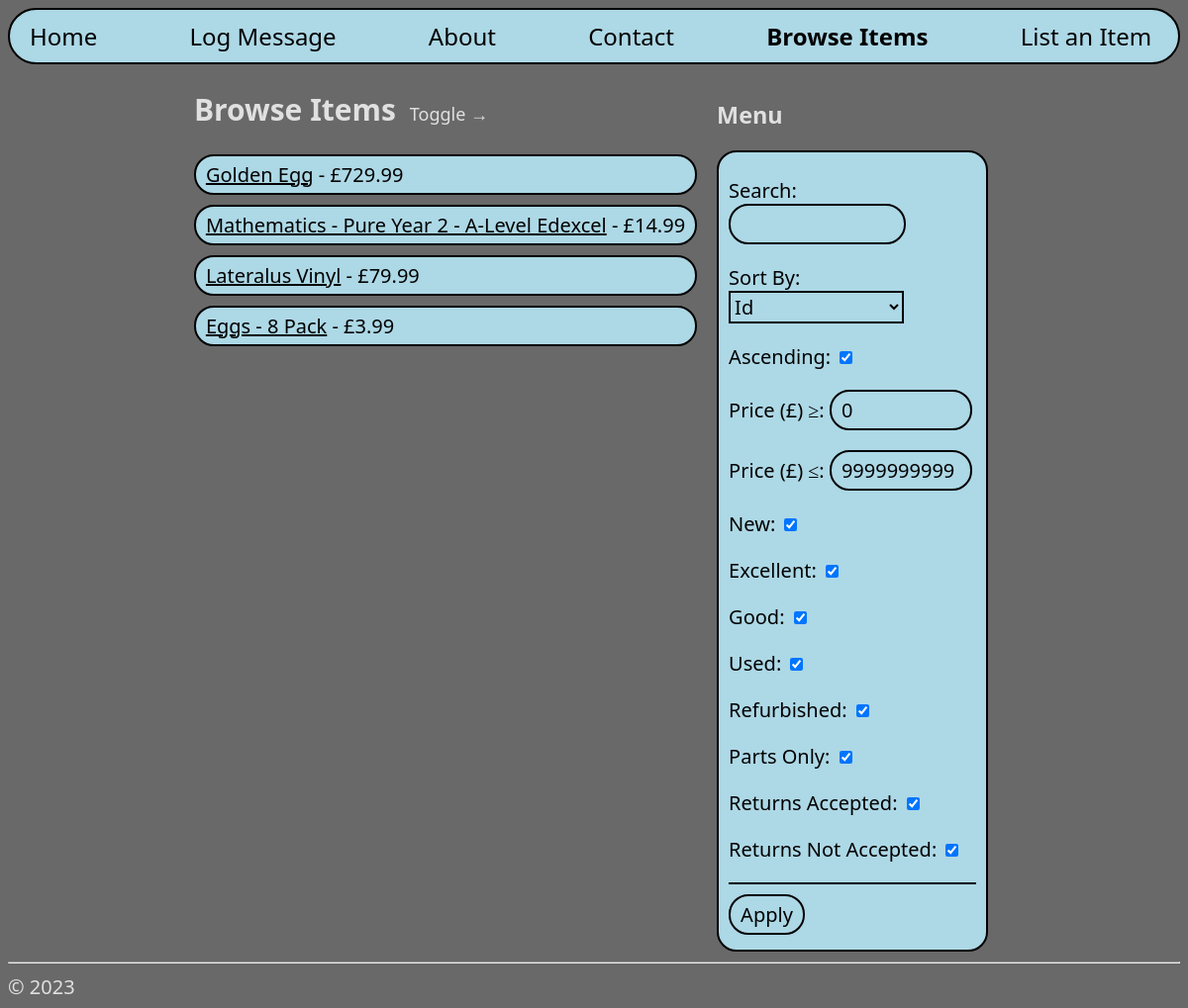
The app's page /browse/, older data.
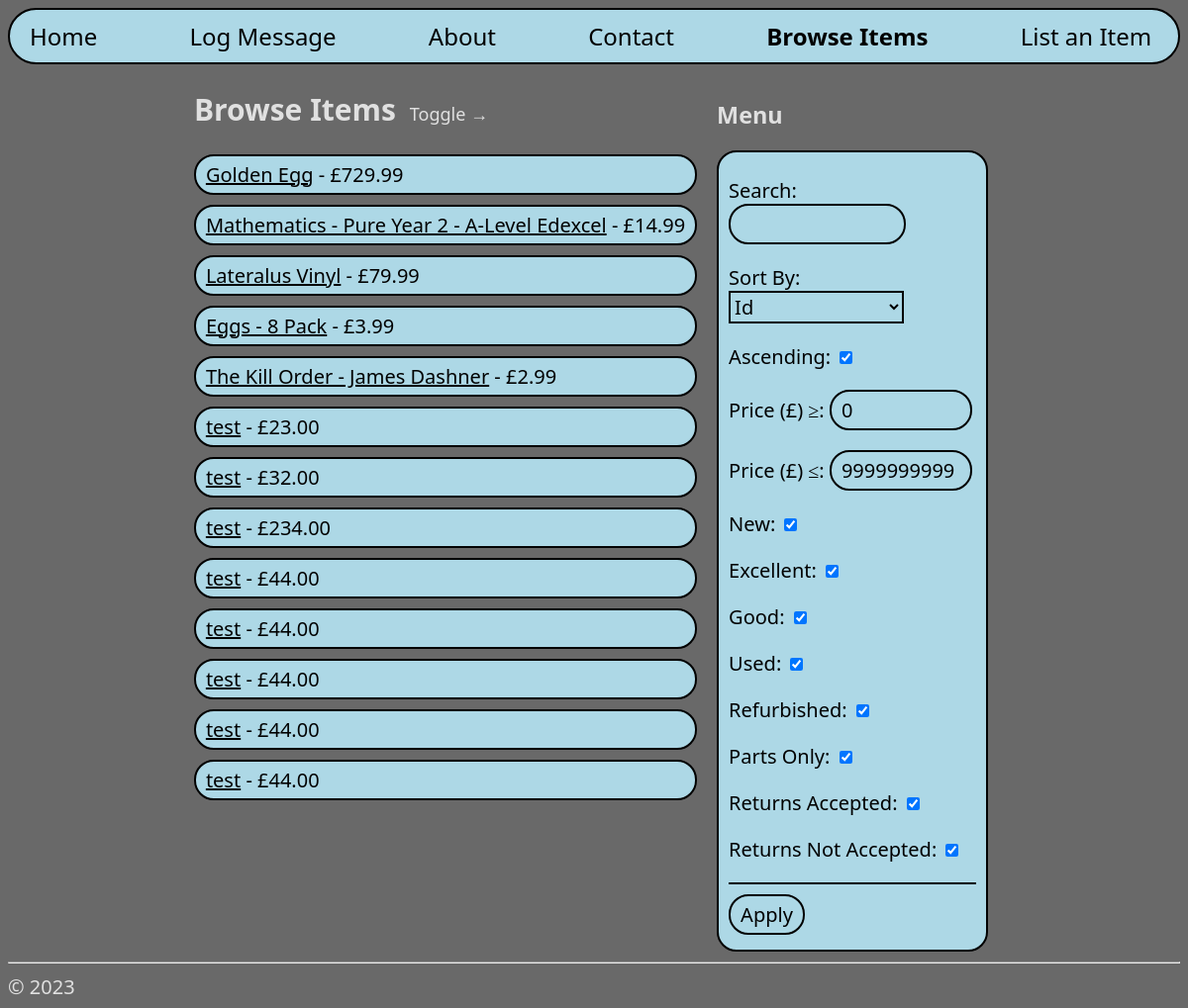
The same page, newer data.
### hello/models.py (models this page shows, shortened)
class ListItem(models.Model):
    name = models.CharField(max_length=40)
    price = models.DecimalField(decimal_places=2, max_digits=10)
    postageCost = models.DecimalField(decimal_places=2, max_digits=10)
    bidIncrement = models.DecimalField(decimal_places=2, max_digits=10)
    conditionChoices = [
        ("new", "New"),
        ("excellent", "Excellent"),
        ("good", "Good"),
        ("used", "Used"),
        ("refurbished", "Refurbished"),
        ("partsOnly", "Parts Only"),
    ]
    condition = models.CharField(max_length=20, choices=conditionChoices)
    endDateTime = models.DateTimeField()
    acceptReturns = models.BooleanField(default=False)
    description = models.TextField()

### hello/views.py (the view)
# urls.py: path("browse/", views.browse, name="browse"),
def browse(request):
    if request.method == "POST":
        browseForm = BrowseForm(request.POST)
        if browseForm.is_valid():
            items = ListItem.objects.all()
            itemsToDelete = items.filter(name="test")
            for item in itemsToDelete:
                item.delete()
            conditionsFilter = ["", "", "", "", "", ""]
            for i in range(6):
                if browseForm.cleaned_data[browseForm.conditions[i]] is True:
                    conditionsFilter[i] = browseForm.conditions[i]
            filteredItems = items.filter(Q(name__icontains=browseForm.cleaned_data["search"]) &
                                         Q(price__range=(browseForm.cleaned_data["lThan"], browseForm.cleaned_data["gThan"])) &
                                         (Q(condition = conditionsFilter[0]) | Q(condition = conditionsFilter[1]) | Q(condition = conditionsFilter[2]) |
                                          Q(condition = conditionsFilter[3]) | Q(condition = conditionsFilter[4]) | Q(condition = conditionsFilter[5])) &
                                          (Q(acceptReturns = (browseForm.cleaned_data["areReturnsAccepted"] == True)) |
                                           Q(acceptReturns = (browseForm.cleaned_data["areReturnsNotAccepted"] == False))))
            if browseForm.cleaned_data["ascending"] is True:
                sortedAndFilteredItems = filteredItems.order_by(browseForm.cleaned_data["sortBy"])
            else:
                sortedAndFilteredItems = filteredItems.order_by(f"-{browseForm.cleaned_data['sortBy']}")
            context = {
                "items": sortedAndFilteredItems,
                "browseForm": browseForm,
                }
            return render(request, "hello/browse.html", context)
    else:
        browseForm = BrowseForm()
        items = ListItem.objects.all()
        context = {
            "items": items.order_by("id"),
            "browseForm": browseForm,
            }
        return render(request, "hello/browse.html", context)

### hello/templates/hello/browse.html (shortened to what this page needs)
{% extends "hello/layout.html" %}
{% block content %}
<div style="max-width: 800px;">
  <h2>
    Browse Items <button id="collapse" style="color: rgb(224, 224, 224); background-color: dimgray; font-size: 18px; border: 0px;">Toggle →</button>
  </h2>
  {% for item in items %}
  <li style="max-width: 800px;">
    <a href="{% url 'itemDetail' pk=item.pk %}">{{ item.name }}</a> - £{{ item.price }}
  </li>
  {% empty %}
    <p style="color: rgb(224, 224, 224)">No items found.</p>
  {% endfor %}
</div>
<div id="sortAndFilterByMenu" class="rightContainer" style="width: 280px;">
  <h3 style="margin: 35px 0px 20px 0px;">Menu</h3>
  <form method="POST" class="sortAndFilterByMenu">
    {{ browseForm.as_p }}
    <hr color="black">
    <button type="submit" style="margin-bottom: 10px;">Apply</button>
  </form>
</div>
{% endblock %}

Row changes from the older to the newer data that the page shows:
added ListItem: name "The Kill Order - James Dashner", price "2.99"
added ListItem: name "test", price "23.00"
added ListItem: name "test", price "32.00"
added ListItem: name "test", price "234.00"
added ListItem: name "test", price "44.00"
added ListItem: name "test", price "44.00"
added ListItem: name "test", price "44.00"
added ListItem: name "test", price "44.00"
added ListItem: name "test", price "44.00"
